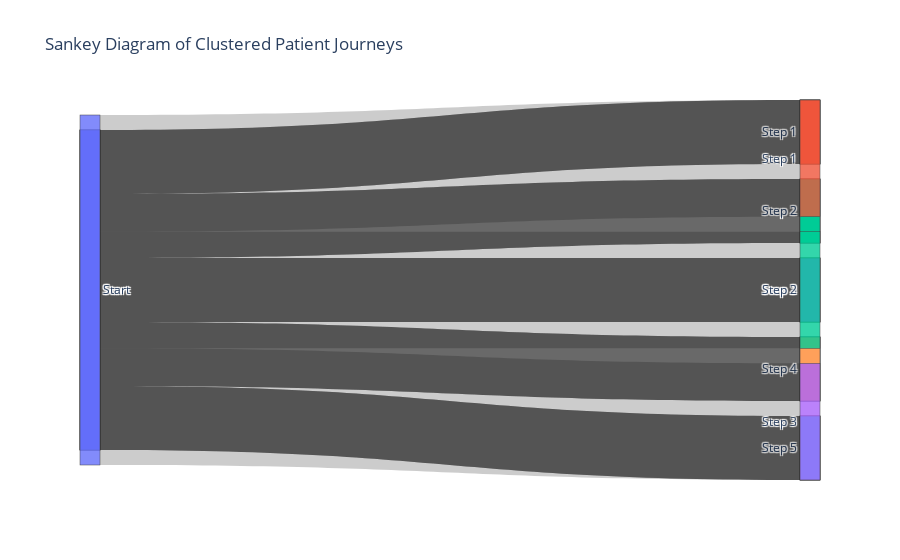

Notebook code for this chart:
### Code cell
import plotly.graph_objects as go
import numpy as np

# Ensure clusters is a NumPy array of integers
clusters = np.array(clusters, dtype=int)

# Verify the number of clusters
num_clusters = len(np.unique(clusters))

trace_sentences = np.array(trace_sentences)
# print(trace_sentences)

# Sample patient journey per cluster
sample_traces = {i: trace_sentences[clusters == i][:num_clusters] for i in range(num_clusters)}

# Create Sankey diagram
fig = go.Figure()
for i, (cluster, traces) in enumerate(sample_traces.items()):
    fig.add_trace(go.Sankey(
        node=dict(
            pad=15, thickness=20,
            label=['Start'] + [f'Step {j+1}' for j in range(len(traces[0].split()))]
        ),
        link=dict(
            source=[0] * len(traces),
            target=list(range(1, len(traces[0].split()) + 1)),
            value=[1] * len(traces)
        )
    ))

fig.update_layout(title_text="Sankey Diagram of Clustered Patient Journeys")
fig.show()

### Figure 1 — Plotly figure (JSON) as saved in the notebook; plotly's stock layout.template omitted (floating-point values rounded to 4 significant figures; data arrays with more than 128 entries replaced by an {"elided": "..."} marker saying what was removed)
{"data": [{"link": {"source": [0, 0, 0, 0, 0], "target": [1, 2, 3, 4, 5, 6, 7, 8, 9, 10, 11, 12, 13, 14, 15, 16, 17, 18, 19, 20, 21, 22, 23, 24, 25, 26, 27, 28, 29, 30, 31, 32, 33, 34, 35, 36], "value": [1, 1, 1, 1, 1]}, "node": {"label": ["Start", "Step 1", "Step 2", "Step 3", "Step 4", "Step 5", "Step 6", "Step 7", "Step 8", "Step 9", "Step 10", "Step 11", "Step 12", "Step 13", "Step 14", "Step 15", "Step 16", "Step 17", "Step 18", "Step 19", "Step 20", "Step 21", "Step 22", "Step 23", "Step 24", "Step 25", "Step 26", "Step 27", "Step 28", "Step 29", "Step 30", "Step 31", "Step 32", "Step 33", "Step 34", "Step 35", "Step 36"], "pad": 15, "thickness": 20}, "type": "sankey"}, {"link": {"source": [0, 0, 0, 0, 0], "target": {"elided": "170 int values"}, "value": [1, 1, 1, 1, 1]}, "node": {"label": {"elided": "171 str values"}, "pad": 15, "thickness": 20}, "type": "sankey"}, {"link": {"source": [0, 0, 0, 0, 0], "target": [1, 2, 3, 4, 5, 6, 7, 8, 9, 10, 11, 12, 13, 14], "value": [1, 1, 1, 1, 1]}, "node": {"label": ["Start", "Step 1", "Step 2", "Step 3", "Step 4", "Step 5", "Step 6", "Step 7", "Step 8", "Step 9", "Step 10", "Step 11", "Step 12", "Step 13", "Step 14"], "pad": 15, "thickness": 20}, "type": "sankey"}, {"link": {"source": [0, 0, 0, 0, 0], "target": [1, 2, 3, 4, 5, 6, 7, 8, 9, 10, 11, 12, 13, 14, 15, 16, 17, 18, 19, 20, 21, 22, 23, 24, 25, 26, 27, 28, 29, 30, 31, 32, 33, 34, 35], "value": [1, 1, 1, 1, 1]}, "node": {"label": ["Start", "Step 1", "Step 2", "Step 3", "Step 4", "Step 5", "Step 6", "Step 7", "Step 8", "Step 9", "Step 10", "Step 11", "Step 12", "Step 13", "Step 14", "Step 15", "Step 16", "Step 17", "Step 18", "Step 19", "Step 20", "Step 21", "Step 22", "Step 23", "Step 24", "Step 25", "Step 26", "Step 27", "Step 28", "Step 29", "Step 30", "Step 31", "Step 32", "Step 33", "Step 34", "Step 35"], "pad": 15, "thickness": 20}, "type": "sankey"}, {"link": {"source": [0, 0, 0], "target": [1, 2, 3, 4, 5, 6, 7, 8, 9, 10, 11, 12, 13, 14, 15, 16, 17, 18, 19, 20, 21, 22, 23, 24, 25, 26, 27, 28, 29, 30, 31, 32, 33, 34, 35, 36, 37, 38, 39, 40, 41, 42, 43, 44, 45, 46, 47, 48, 49, 50, 51, 52, 53, 54, 55, 56, 57, 58, 59, 60, 61, 62, 63, 64, 65, 66, 67, 68, 69, 70, 71, 72, 73, 74, 75, 76, 77, 78, 79, 80, 81, 82, 83, 84, 85, 86, 87, 88, 89, 90, 91, 92], "value": [1, 1, 1]}, "node": {"label": ["Start", "Step 1", "Step 2", "Step 3", "Step 4", "Step 5", "Step 6", "Step 7", "Step 8", "Step 9", "Step 10", "Step 11", "Step 12", "Step 13", "Step 14", "Step 15", "Step 16", "Step 17", "Step 18", "Step 19", "Step 20", "Step 21", "Step 22", "Step 23", "Step 24", "Step 25", "Step 26", "Step 27", "Step 28", "Step 29", "Step 30", "Step 31", "Step 32", "Step 33", "Step 34", "Step 35", "Step 36", "Step 37", "Step 38", "Step 39", "Step 40", "Step 41", "Step 42", "Step 43", "Step 44", "Step 45", "Step 46", "Step 47", "Step 48", "Step 49", "Step 50", "Step 51", "Step 52", "Step 53", "Step 54", "Step 55", "Step 56", "Step 57", "Step 58", "Step 59", "Step 60", "Step 61", "Step 62", "Step 63", "Step 64", "Step 65", "Step 66", "Step 67", "Step 68", "Step 69", "Step 70", "Step 71", "Step 72", "Step 73", "Step 74", "Step 75", "Step 76", "Step 77", "Step 78", "Step 79", "Step 80", "Step 81", "Step 82", "Step 83", "Step 84", "Step 85", "Step 86", "Step 87", "Step 88", "Step 89", "Step 90", "Step 91", "Step 92"], "pad": 15, "thickness": 20}, "type": "sankey"}], "layout": {"title": {"text": "Sankey Diagram of Clustered Patient Journeys"}}}
